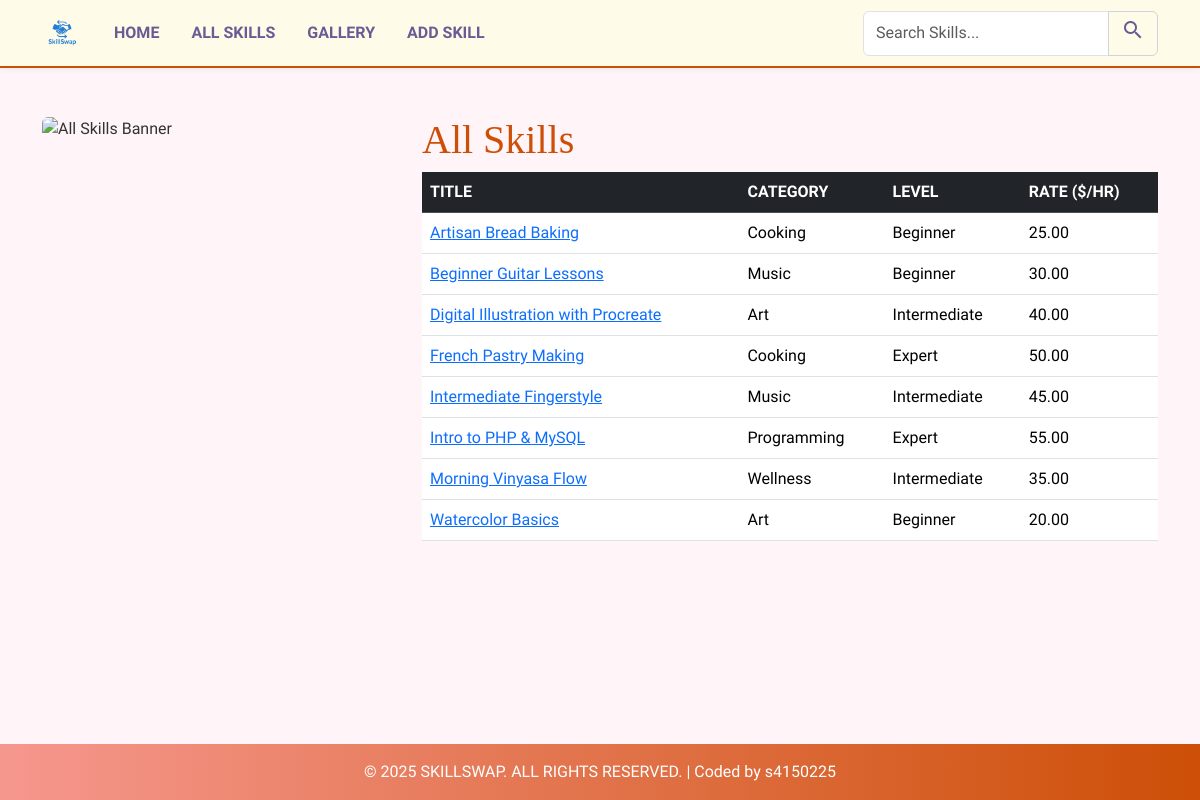
The page /skills.php on the database its author committed.
### tables this page shows
CREATE TABLE `skills` (
  `id` int(11) NOT NULL,
  `title` varchar(255) NOT NULL,
  `description` text NOT NULL,
  `category` varchar(100) NOT NULL,
  `level` varchar(50) NOT NULL,
  `rate` decimal(10,2) NOT NULL,
  `image` varchar(255) NOT NULL,
  `date_added` timestamp NOT NULL DEFAULT current_timestamp()
);

### skills.php (the view, shortened to what this page needs)
<?php
include 'includes/db_connect.inc';
include 'includes/header.inc';
?>
<div class="row">
    <div class="col-lg-4 mb-4">
        <img src="assets/images/skills_banner.png" alt="All Skills Banner" class="img-fluid rounded">
    </div>
    <div class="col-lg-8">
        <h1 class="page-title">All Skills</h1>
        <div class="table-responsive">
            <table class="table table-hover skills-table">
                <thead class="table-dark">
                    <tr>
                        <th scope="col">TITLE</th>
                        <th scope="col">CATEGORY</th>
                        <th scope="col">LEVEL</th>
                        <th scope="col">RATE ($/HR)</th>
                    </tr>
                </thead>
                <tbody>
                    <?php
                    $sql = "SELECT id, title, category, level, rate FROM skills ORDER BY title ASC";
                    $stmt = mysqli_prepare($conn, $sql);
                    if ($stmt) {
                        mysqli_stmt_execute($stmt);
                        $result = mysqli_stmt_get_result($stmt);
                        if (mysqli_num_rows($result) > 0) {
                            while ($row = mysqli_fetch_assoc($result)) {
                                echo '<tr>';
                                echo '<td><a href="details.php?id=' . $row['id'] . '">' . htmlspecialchars($row['title']) . '</a></td>';
                                echo '<td>' . htmlspecialchars($row['category']) . '</td>';
                                echo '<td>' . htmlspecialchars($row['level']) . '</td>';
                                echo '<td>' . htmlspecialchars(number_format($row['rate'], 2)) . '</td>';
                                echo '</tr>';
                            }
                        } else {
                            echo '<tr><td colspan="4" class="text-center">No skills available yet.</td></tr>';
                        }
                    } else {
                         echo '<tr><td colspan="4" class="text-center">Error fetching skills.</td></tr>';
                    }
                    ?>
                </tbody>
            </table>
        </div>
    </div>
</div>
<?php
include 'includes/footer.inc';
?>

### assets/css/styles.css (style rules this page uses)
:root { --primary-color: #cd4f07; --secondary-color: #6b5b95; --background-color: #fff5f8; --navbar-background: #FEFCE8; --text-color: #333333; --footer-gradient-start: #f6978e; --heading-font: 'Libre Baskerville', serif; --body-font: 'Ysabeau SC', sans-serif; }
body { font-family: var(--body-font); background-color: var(--background-color); color: var(--text-color); display: flex; flex-direction: column; min-height: 100vh; }
h1, h2, h3, h4, h5, h6, .page-title, .card-title { font-family: var(--heading-font); color: var(--primary-color); }

### rows shown on the page
skills: title "Artisan Bread Baking", category "Cooking", level "Beginner", rate "25.00"
skills: title "Beginner Guitar Lessons", category "Music", level "Beginner", rate "30.00"
skills: title "Digital Illustration with Procreate", category "Art", level "Intermediate", rate "40.00"
skills: title "French Pastry Making", category "Cooking", level "Expert", rate "50.00"
skills: title "Intermediate Fingerstyle", category "Music", level "Intermediate", rate "45.00"
skills: title "Intro to PHP & MySQL", category "Programming", level "Expert", rate "55.00"
skills: title "Morning Vinyasa Flow", category "Wellness", level "Intermediate", rate "35.00"
skills: title "Watercolor Basics", category "Art", level "Beginner", rate "20.00"
